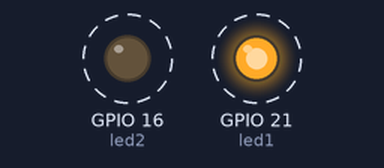
Simulated run of this program. Board: Raspberry Pi (BCM pin numbers). Parts: output pins drawn as LEDs (lit = HIGH). Dashed ring = blinking.

Above: at 0.12 s.
Timing chart, 0 to 3.0 s (numbered marks = the images above):
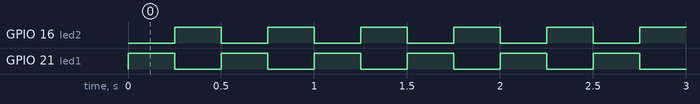

Measured:
- by itself, GPIO 16 (led2), GPIO 21 (led1): alternates HIGH for 0.25 s and LOW for 0.25 s

The program:

GPIO_Pin.py
```python
import RPi.GPIO as GPIO
from time import sleep
GPIO.setwarnings(False)

led1, led2, = 21, 16 #Led pins
led1Mode, led2Mode = 1, 0

GPIO.setmode(GPIO.BCM)
GPIO.setup(led1, GPIO.OUT)
GPIO.setup(led2, GPIO.OUT)
GPIO.output(led2, False)

while True:
    GPIO.output(led1, led1Mode)
    GPIO.output(led2, led2Mode)
    led1Mode = not led1Mode
    led2Mode = not led2Mode
    sleep(0.25)
```
